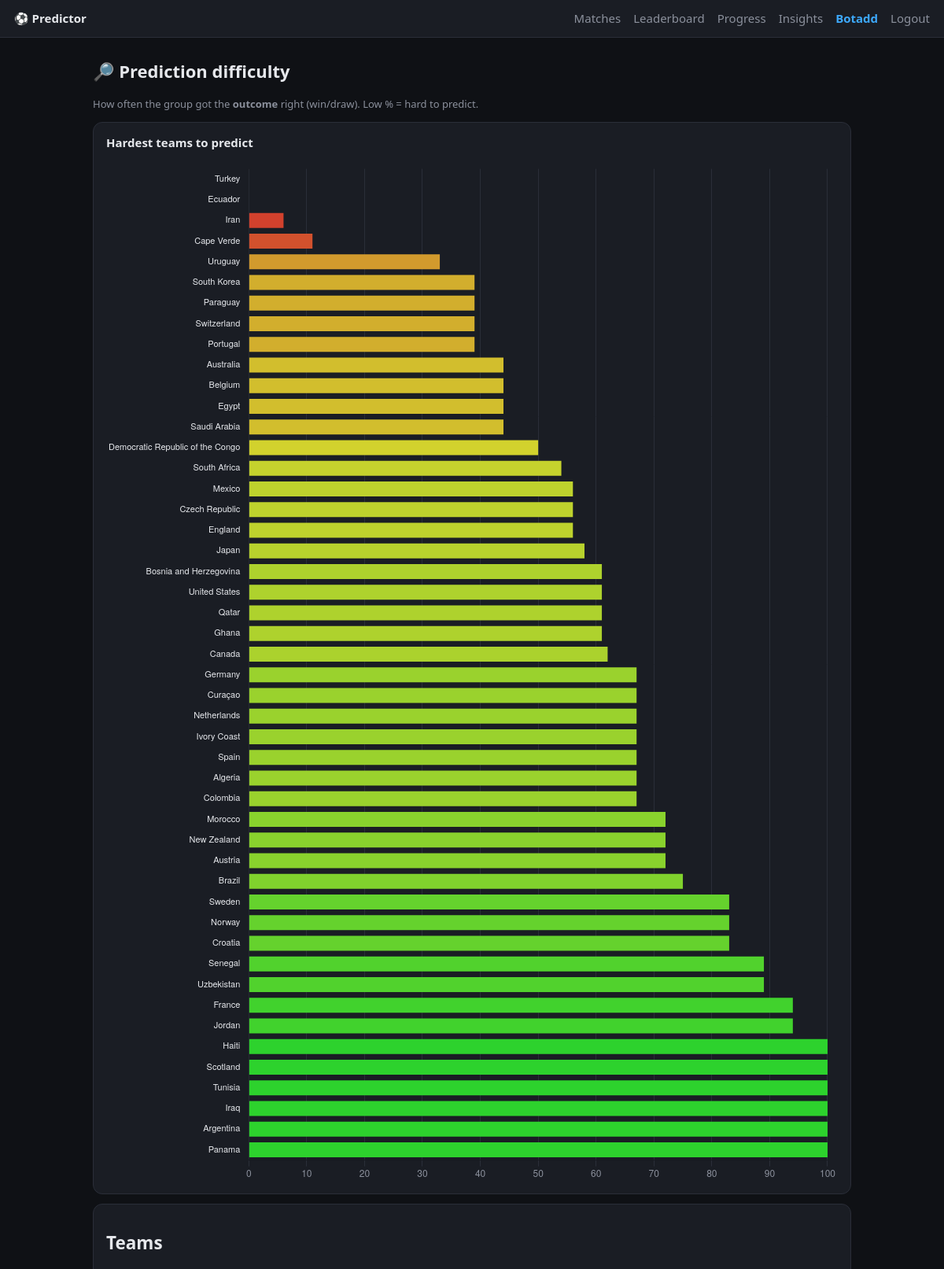
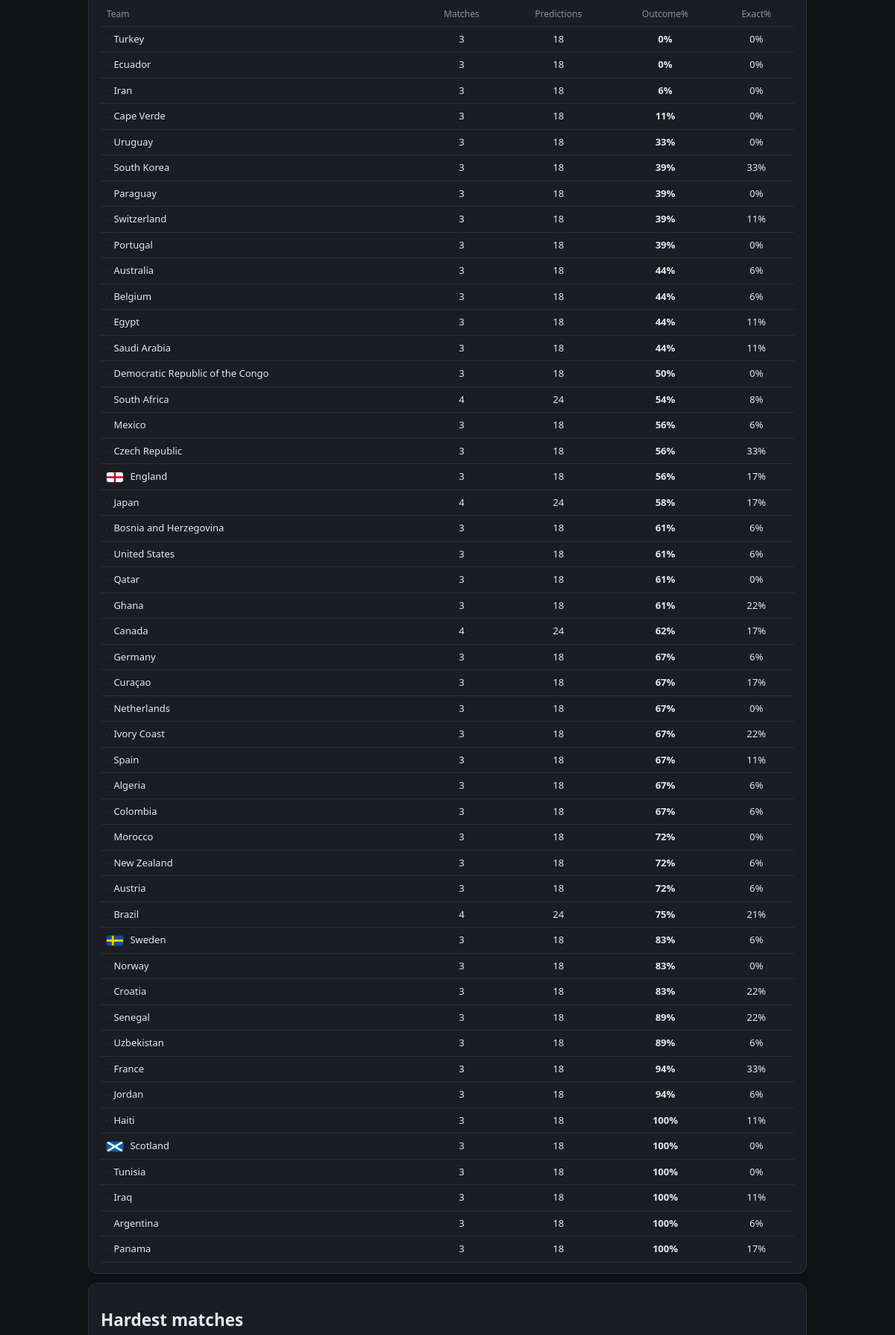
Page /insights (signed in, upper part) on the committed database (2 pictures, top to bottom).
### tables this page shows
CREATE TABLE users (
    id            INTEGER PRIMARY KEY AUTOINCREMENT,
    username      TEXT UNIQUE NOT NULL,
    password_hash TEXT NOT NULL,
    created_at    TEXT NOT NULL
);

CREATE TABLE matches (
    id         TEXT PRIMARY KEY,          -- _id from API
    home       TEXT NOT NULL,
    away       TEXT NOT NULL,
    home_id    TEXT,                      -- team id -> teams.id (for flag)
    away_id    TEXT,
    kickoff    TEXT NOT NULL,             -- ISO 8601
    home_score INTEGER,
    away_score INTEGER,
    finished   INTEGER NOT NULL DEFAULT 0,
    grp        TEXT,
    matchday   TEXT
, home_scorers TEXT, away_scorers TEXT, manual INTEGER NOT NULL DEFAULT 0);

CREATE TABLE teams (
    id        TEXT PRIMARY KEY,           -- team id (matches games' home_team_id)
    name_en   TEXT,
    fifa_code TEXT,
    flag      TEXT                        -- local path, e.g. /static/flags/2.png
);

### app.py (the view)
@app.get("/insights", response_class=HTMLResponse)
async def insights(request: Request):
    user = current_user(request)
    if not user:
        return RedirectResponse("/login", status_code=302)
    with connect() as conn:
        matches = conn.execute(
            """SELECT id, home, away, home_id, away_id, home_score, away_score
               FROM matches WHERE finished=1 ORDER BY kickoff""").fetchall()
        flags = {t["id"]: t["flag"] for t in conn.execute("SELECT id, flag FROM teams")}
        prows = conn.execute("SELECT match_id, points FROM predictions").fetchall()
    fin = {m["id"] for m in matches}
    by_match = {}
    for p in prows:
        if p["match_id"] in fin:
            by_match.setdefault(p["match_id"], []).append(p["points"])
    match_stats, team_agg = [], {}
    for m in matches:
        pl = by_match.get(m["id"], [])
        total = len(pl)
        correct = sum(1 for x in pl if x >= 2)
        exact = sum(1 for x in pl if x == 6)
        if total:
            match_stats.append({
                "label": f'{m["home"]} {m["home_score"]}:{m["away_score"]} {m["away"]}',
                "total": total, "correct": correct, "exact": exact,
                "acc": round(100 * correct / total)})
        for tid, name in ((m["home_id"], m["home"]), (m["away_id"], m["away"])):
            a = team_agg.setdefault(tid, {"name": name, "flag": flags.get(tid),
                                          "correct": 0, "total": 0, "exact": 0, "matches": 0})
            a["name"] = name
            a["correct"] += correct
            a["total"] += total
            a["exact"] += exact
            a["matches"] += 1
    teams = [{"name": a["name"], "flag": a["flag"], "matches": a["matches"],
              "preds": a["total"],
              "acc": round(100 * a["correct"] / a["total"]) if a["total"] else 0,
              "exact_pct": round(100 * a["exact"] / a["total"]) if a["total"] else 0}
             for a in team_agg.values() if a["total"] > 0]
    teams.sort(key=lambda x: (x["acc"], -x["preds"]))       # hardest first
    match_stats.sort(key=lambda x: (x["acc"], -x["total"]))  # hardest first
    chart = {"labels": [t["name"] for t in teams], "acc": [t["acc"] for t in teams]}
    return render(request, "insights.html",
                  {"user": user, "teams": teams, "matches": match_stats,
                   "chart": chart, "has_data": bool(teams)})

### templates/insights.html (shortened to what this page needs)
{% extends "base.html" %}
{% block main_class %}wide{% endblock %}
{% block content %}
<h1>🔎 Prediction difficulty</h1>
<p class="hint" style="text-align:left;">
  How often the group got the <b>outcome</b> right (win/draw). Low % = hard to predict.
</p>
{% if not has_data %}
  <p class="hint">No finished matches with predictions yet.</p>
{% else %}
<div class="card chart-card">
  <h2>Hardest teams to predict</h2>
  <div class="chart-wrap" style="height: {{ teams|length * 26 + 50 }}px;">
    <canvas id="teamChart"></canvas>
  </div>
</div>
<div class="card">
  <h2>Teams</h2>
  <div class="stats-scroll">
    <table class="stats">
      <thead><tr><th>Team</th><th>Matches</th><th>Predictions</th><th>Outcome%</th><th>Exact%</th></tr></thead>
      <tbody>
      {% for t in teams %}
        <tr>
          <td class="who">
            {% if t["flag"] %}<img class="mini-flag" src="{{ t['flag'] }}" alt="">{% endif %}
            {{ t["name"] }}
          </td>
          <td>{{ t["matches"] }}</td>
          <td>{{ t["preds"] }}</td>
          <td><b>{{ t["acc"] }}%</b></td>
          <td>{{ t["exact_pct"] }}%</td>
        </tr>
      {% endfor %}
      </tbody>
    </table>
  </div>
</div>
<div class="card">
  <h2>Hardest matches</h2>
</div>
{% endif %}
<script>
  var DATA = {{ chart | tojson }};
  (function () {
    var el = document.getElementById("teamChart");
    if (!el || !window.Chart || !DATA.labels) return;
    var colors = DATA.acc.map(function (a) { return "hsl(" + (a * 1.2) + ",65%,50%)"; }); // red→green
    new Chart(el, {
      type: "bar",
      data: { labels: DATA.labels,
              datasets: [{ label: "Outcome %", data: DATA.acc, backgroundColor: colors }] },
      options: {
        indexAxis: "y", responsive: true, maintainAspectRatio: false,
        scales: {
          x: { beginAtZero: true, max: 100, ticks: { color: "#8b909c" }, grid: { color: "#2a2e38" } },
          y: { ticks: { color: "#e6e8ec", autoSkip: false, font: { size: 11 } }, grid: { display: false } }
        },
        plugins: { legend: { display: false } }
      }
    });
  })();
</script>
{% endblock %}

### templates/base.html (shortened to what this page needs)
<!doctype html>
<html lang="en">
<head>
  <link rel="stylesheet" href="/static/style.css">
</head>
<body>
  <header>
    <a href="/" class="brand">⚽ Predictor</a>
    {% if user %}
    <nav>
      <a href="/">Matches</a>
      <a href="/leaderboard">Leaderboard</a>
      <a href="/progress">Progress</a>
      <a href="/insights">Insights</a>
      <span class="me">{{ user["username"] }}</span>
      <a href="/logout">Logout</a>
    </nav>
    {% endif %}
  </header>
  <main class="{% block main_class %}{% endblock %}">
    {% block content %}{% endblock %}
  </main>
</body>
</html>

### static/style.css (style rules this page uses)
:root { --bg: #0f1115; --card: #1a1d24; --line: #2a2e38; --fg: #e6e8ec; --muted: #8b909c; --accent: #3da9fc; --good: #4caf50; }
* { box-sizing: border-box; }
body { margin: 0; background: var(--bg); color: var(--fg); font: 15px/1.5 system-ui, -apple-system, Segoe UI, Roboto, sans-serif; }
header { display: flex; align-items: center; gap: 16px; padding: 12px 18px; border-bottom: 1px solid var(--line); background: var(--card); position: sticky; top: 0; z-index: 10; }
.brand { font-weight: 700; color: var(--fg); text-decoration: none; }
nav { margin-left: auto; display: flex; align-items: center; gap: 16px; }
nav a { color: var(--muted); text-decoration: none; }
nav .me { color: var(--accent); font-weight: 600; }
main { max-width: 640px; margin: 0 auto; padding: 18px; }
main.wide { max-width: 1000px; }
h1 { font-size: 22px; margin: 8px 0 16px; }
.card { background: var(--card); border: 1px solid var(--line); border-radius: 12px; padding: 14px 16px; margin-bottom: 12px; }
.chart-card h2 { font-size: 15px; margin: 0 0 12px; }
.chart-wrap { position: relative; height: 380px; width: 100%; }
.stats-scroll { overflow-x: auto; }
.stats { border-collapse: collapse; width: 100%; font-size: 13px; }
.stats th, .stats td { padding: 7px 8px; text-align: center; white-space: nowrap; border-bottom: 1px solid var(--line); }
.stats th { color: var(--muted); font-weight: 500; font-size: 12px; }
.stats td.who, .stats th:first-child { text-align: left; }
.mini-flag { width: 22px; height: auto; border-radius: 3px; vertical-align: middle; margin-right: 6px; box-shadow: 0 0 0 1px var(--line); }
.hint { color: var(--muted); font-size: 13px; text-align: center; }

### rows in the picture
users: username "Botadd"
matches: name "Turkey", matches "3", preds "18", acc "0", exact_pct "0", name "Ecuador", name "Curaçao" "Ivory Coast"
matches: name "Iran" "Egypt"
matches: name "Cape Verde" "Saudi Arabia"
matches: name "Uruguay" "Spain"
matches: name "South Korea"
matches: name "Paraguay" "Australia"
matches: name "Switzerland"
matches: name "Portugal" "Colombia"
matches: name "Belgium" "New Zealand"
matches: name "Democratic Republic of the Congo" "Uzbekistan"
matches: name "South Africa" "Canada"
matches: name "Mexico" "Czech Republic"
teams: flag (picture)
matches: name "England" "Panama"
matches: name "Japan" "Brazil"
matches: name "Bosnia and Herzegovina" "Qatar"
matches: name "United States"
matches: name "Ghana" "Croatia"
matches: name "Germany"
matches: name "Netherlands" "Tunisia"
matches: name "Algeria" "Austria"
matches: name "Morocco" "Haiti"
teams: flag (picture)
matches: name "Sweden"
matches: name "Norway" "France"
matches: name "Senegal" "Iraq"
matches: name "Jordan" "Argentina"
teams: flag (picture)
matches: name "Scotland"

### other values in the picture
{{ t["matches"] }} "3" "3" "3" "3" "3" "3" "3" "3" "3" "3" "3" "3" "4" "3" "3" "3" "4" "3" "3" "3" "3" "4" "3" "3" "3" "3" "3" "3" "3" "3" "3" "3" "4" "3" "3" "3" "3" "3" "3" "3" "3" "3" "3" "3" "3" "3"
{{ t["preds"] }} "18" "18" "18" "18" "18" "18" "18" "18" "18" "18" "18" "18" "24" "18" "18" "18" "24" "18" "18" "18" "18" "24" "18" "18" "18" "18" "18" "18" "18" "18" "18" "18" "24" "18" "18" "18" "18" "18" "18" "18" "18" "18" "18" "18" "18" "18"
{{ t["acc"] }} "6" "11" "33" "39" "39" "39" "39" "44" "44" "44" "44" "50" "54" "56" "56" "56" "58" "61" "61" "61" "61" "62" "67" "67" "67" "67" "67" "67" "67" "72" "72" "72" "75" "83" "83" "83" "89" "89" "94" "94" "100" "100" "100" "100" "100" "100"
{{ t["exact_pct"] }} "0" "0" "0" "33" "0" "11" "0" "6" "6" "11" "11" "0" "8" "6" "33" "17" "17" "6" "6" "0" "22" "17" "6" "17" "0" "22" "11" "6" "6" "0" "6" "6" "21" "6" "0" "22" "22" "6" "33" "6" "11" "0" "0" "11" "6" "17"
